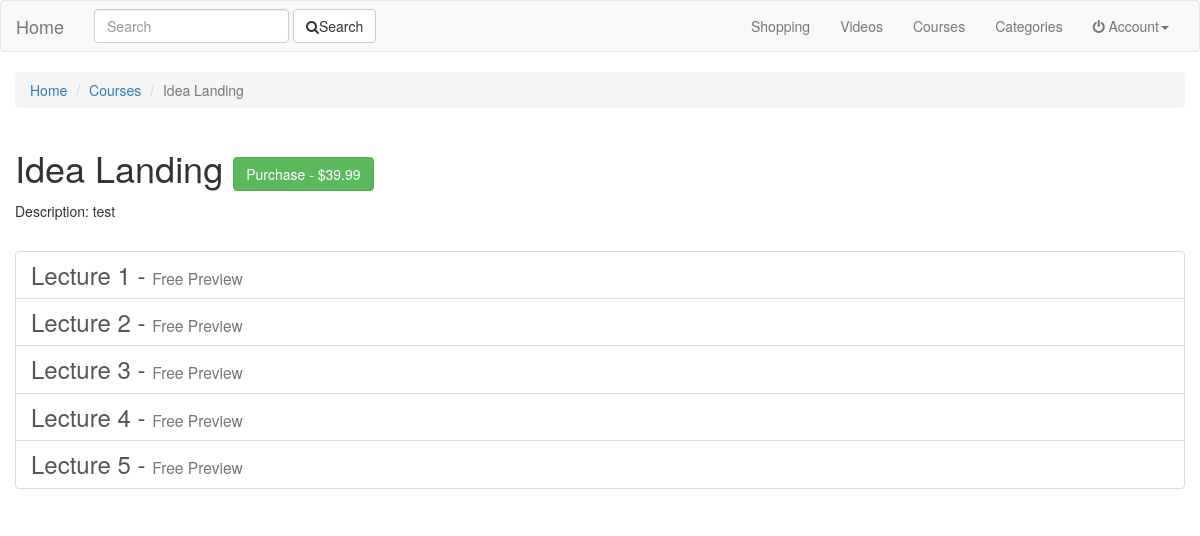
/courses/idea-landing/, run on an earlier commit of the app's database.
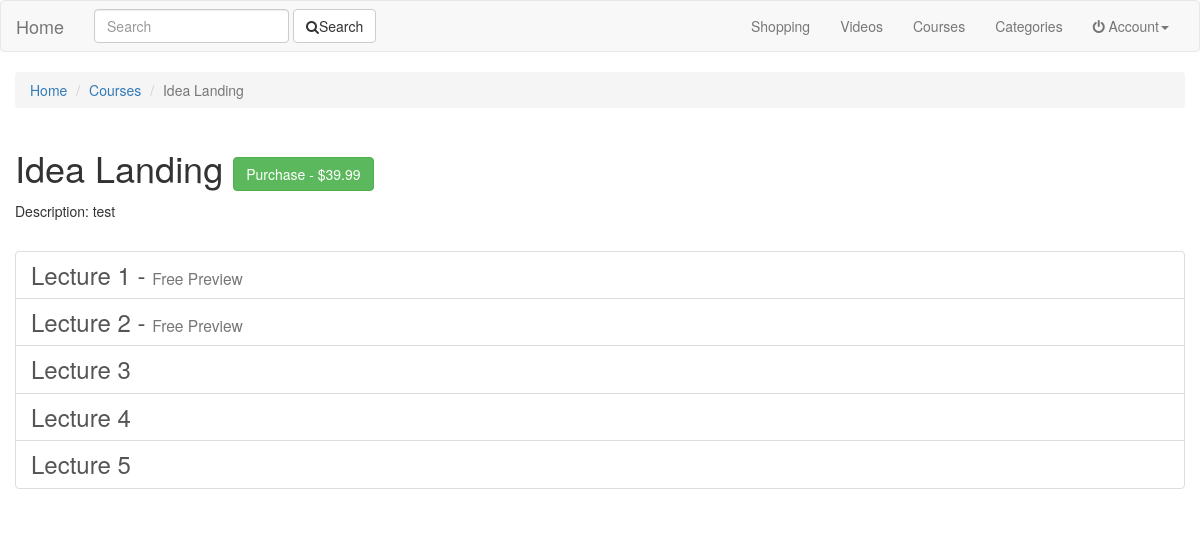
And on a later commit of the database.
### courses/models.py (models this page shows)
class Lecture(models.Model):
	course 		= models.ForeignKey(Course)
	video 		= models.ForeignKey(Video)
	title 		= models.CharField(max_length=120)
	slug 		= models.SlugField(blank=True)
	free 		= models.BooleanField(default=False)
	description = models.TextField()
	updated 	= models.DateTimeField(auto_now=True)
	timestamp 	= models.DateTimeField(auto_now_add=True)
	class Meta:
		ordering = ["title"]
	def __str__(self):
		return str(self.title)
	def get_absolute_url(self):
		return reverse("courses:lecture-detail", kwargs={"cslug": self.course.slug, "lslug": self.slug})

### courses/views.py (the view)
# urls.py: url(r'^(?P<slug>[\w-]+)/$', CourseDetailView.as_view(), name="detail"),
class CourseDetailView(DetailView):
	queryset = Course.objects.all()
	def get_object(self):
		slug = self.kwargs.get("slug")
		qs = Course.objects.filter(slug=slug).lectures().owned(self.request.user)
		print(qs, "test")
		if qs.exists():
			obj = qs.first()
			return obj
		raise Http404

### courses/models.py (called while the page is built)
	def lectures(self):
		return self.prefetch_related(
				'lecture_set'
			)

	def owned(self, user):
		if user.is_authenticated():
			qs = MyCourse.objects.filter(user=user)
		else:
			qs = MyCourse.objects.all()
		return self.prefetch_related(
				Prefetch(
					"owned",
					queryset=qs,
					to_attr="is_owner",
					)
			)

	def get_queryset(self):
		return CourseQuerySet(self.model, using=self._db)

	def __str__(self):
		return str(self.title)

### search/templatetags/search_form.py (called while the page is built)
@register.inclusion_tag("search/snippets/search_form.html")
def search_form(request, navbar=False):
	return {"request": request, "navbar": navbar}

### courses/templates/courses/course_detail.html (shortened to what this page needs)
{% extends 'base.html' %} {% block title %} {{ object.title }} | {{ block.super }} {% endblock %} {% block content %}
<ol class="breadcrumb">
  <li><a href="{% url 'home' %}">Home</a></li>
  <li><a href="{% url 'courses:list' %}">Courses</a></li>
  <li class="active">{{ object.title }}</li>
</ol>
<div class="row">
    <div class="col-sm-6">
        <h1>{{ object.title }}
        {% if not object.is_owner %}
        <a href="" class="btn btn-success">Purchase - ${{ object.price }}</a>
        {% endif %}
        </h1>
        <p>Description: {{ object.description }}</p>
    </div>
    <div class="col-sm-6">
    </div>
</div>
<h3 class="list-group">
    {% for lecture in course.lecture_set.all %}
    <a class="list-group-item" {% if object.is_owner or lecture.free %} href="{{ lecture.get_absolute_url }}" {% endif %}>{{ lecture }}{% if lecture.free %} - <small>Free Preview</small> {% endif %}</a>{% endfor %}
</h3> {% endblock %}

What changed in the data, as far as the page shows it:
changed Lecture "Lecture 3": no longer shows "- Free Preview"
changed Lecture "Lecture 4": no longer shows "- Free Preview"
changed Lecture "Lecture 5": no longer shows "- Free Preview"
